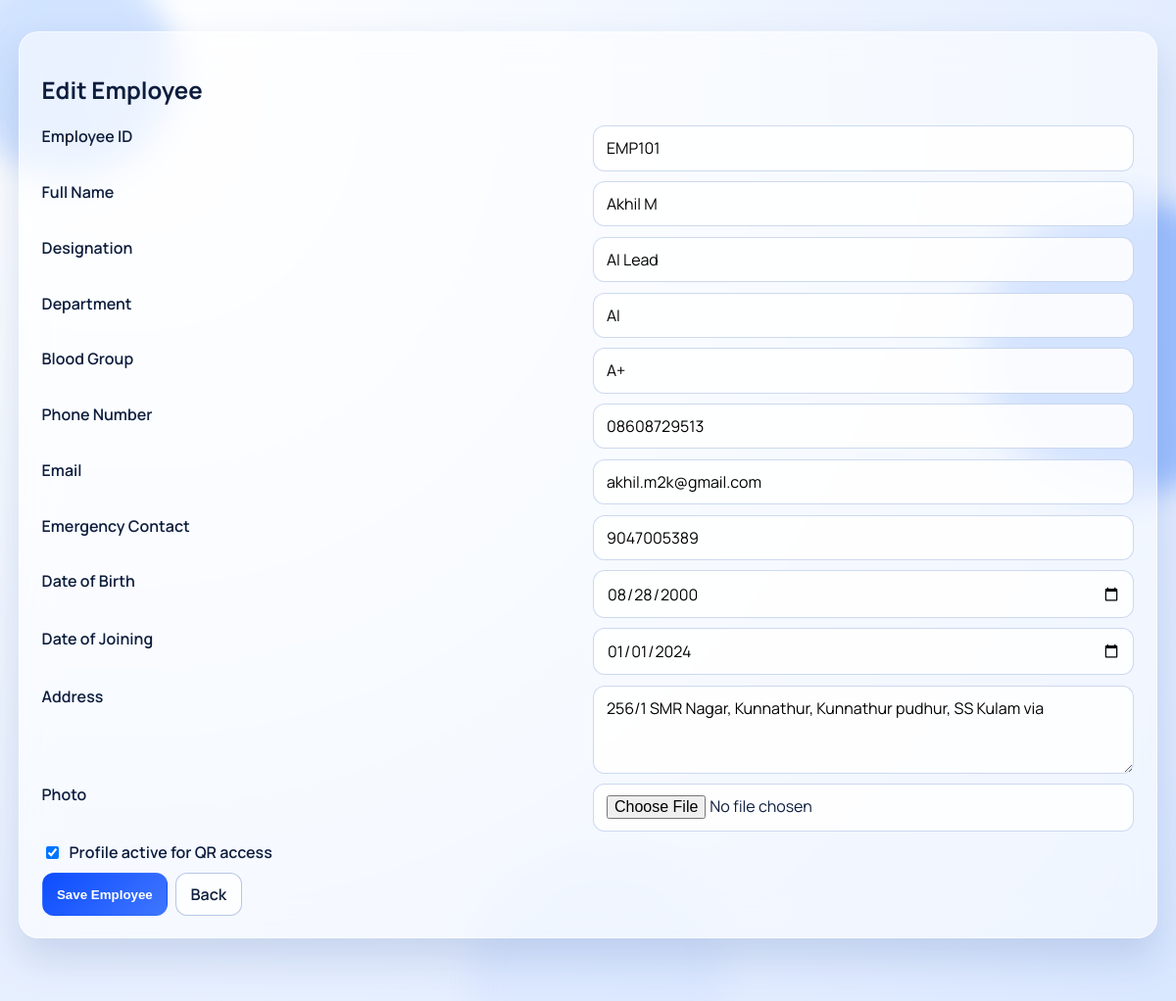
The page /admin/employees/1/edit (signed in) on the database its author committed.
### app/models.py (models this page shows)
class Employee(db.Model):
    __tablename__ = "employees"
    id = db.Column(db.Integer, primary_key=True)
    public_id = db.Column(db.String(36), unique=True, nullable=False, default=lambda: str(uuid.uuid4()))
    employee_code = db.Column(db.String(50), unique=True, nullable=False)
    full_name = db.Column(db.String(120), nullable=False)
    designation = db.Column(db.String(120), nullable=False)
    department = db.Column(db.String(120), nullable=True)
    blood_group = db.Column(db.String(8), nullable=True)
    address = db.Column(db.Text, nullable=True)
    phone_number = db.Column(db.String(30), nullable=True)
    email = db.Column(db.String(255), nullable=True)
    emergency_contact = db.Column(db.String(120), nullable=True)
    date_of_birth = db.Column(db.Date, nullable=True)
    date_of_joining = db.Column(db.Date, nullable=True)
    photo_path = db.Column(db.String(255), nullable=True)
    qr_code_path = db.Column(db.String(255), nullable=True)
    is_active = db.Column(db.Boolean, default=True, nullable=False)
    created_at = db.Column(db.DateTime, default=datetime.utcnow, nullable=False)
    updated_at = db.Column(db.DateTime, default=datetime.utcnow, onupdate=datetime.utcnow, nullable=False)

### app/admin/routes.py (the view, shortened to what this page needs)
@admin_bp.route("/employees/<int:employee_id>/edit", methods=["GET", "POST"])
@login_required
def edit_employee(employee_id: int):
    employee = Employee.query.get_or_404(employee_id)
    form = EmployeeForm(obj=employee)
    return render_template("admin/employee_form.html", form=form, mode="edit", employee=employee)

### app/forms.py
class EmployeeForm(FlaskForm):
    employee_code = StringField("Employee ID", validators=[DataRequired(), Length(max=50)])
    full_name = StringField("Full Name", validators=[DataRequired(), Length(max=120)])
    designation = StringField("Designation", validators=[DataRequired(), Length(max=120)])
    department = StringField("Department", validators=[Optional(), Length(max=120)])
    blood_group = StringField("Blood Group", validators=[Optional(), Length(max=8)])
    address = TextAreaField("Address", validators=[Optional(), Length(max=1000)])
    phone_number = StringField("Phone Number", validators=[Optional(), Length(max=30)])
    email = EmailField("Email", validators=[Optional(), Email(), Length(max=255)])
    emergency_contact = StringField("Emergency Contact", validators=[Optional(), Length(max=120)])
    date_of_birth = DateField("Date of Birth", validators=[Optional()], format="%Y-%m-%d")
    date_of_joining = DateField("Date of Joining", validators=[Optional()], format="%Y-%m-%d")
    is_active = BooleanField("Active", default=True)
    submit = SubmitField("Save Employee")

### app/templates/admin/employee_form.html (shortened to what this page needs)
{% extends "base.html" %}
{% block content %}
<section class="glass-card reveal">
    <h1>{{ 'Edit Employee' if mode == 'edit' else 'Create Employee' }}</h1>
    <form method="post" enctype="multipart/form-data" class="form-grid two-col">
        <label>Employee ID</label>
        {{ form.employee_code(class_="input") }}
        <label>Full Name</label>
        {{ form.full_name(class_="input") }}
        <label>Designation</label>
        {{ form.designation(class_="input") }}
        <label>Department</label>
        {{ form.department(class_="input") }}
        <label>Blood Group</label>
        {{ form.blood_group(class_="input") }}
        <label>Phone Number</label>
        {{ form.phone_number(class_="input") }}
        <label>Email</label>
        {{ form.email(class_="input") }}
        <label>Emergency Contact</label>
        {{ form.emergency_contact(class_="input") }}
        <label>Date of Birth</label>
        {{ form.date_of_birth(class_="input") }}
        <label>Date of Joining</label>
        {{ form.date_of_joining(class_="input") }}
        <label>Address</label>
        {{ form.address(class_="input textarea") }}
        <label>Photo</label>
        <input class="input" type="file" name="photo" accept="image/*">
        <label class="checkbox">
            {{ form.is_active() }}
            <span>Profile active for QR access</span>
        </label>
        <div class="full-row form-actions">
            {{ form.submit(class_="btn btn-primary") }}
            <a href="{{ url_for('admin.dashboard') }}" class="btn">Back</a>
        </div>
    </form>
</section>
{% endblock %}

### app/templates/base.html (shortened to what this page needs)
<!doctype html>
<html lang="en">
<head>
    <link rel="stylesheet" href="{{ url_for('static', filename='css/style.css') }}">
</head>
<body class="{% block body_class %}{% endblock %}">
    <div class="orb orb-a"></div>
    <div class="orb orb-b"></div>
    <div class="orb orb-c"></div>
    <main class="page-shell">
        {% block content %}{% endblock %}
    </main>
</body>
</html>

### app/static/css/style.css (style rules this page uses)
:root { --bg-1: #f5f9ff; --bg-2: #e9f1ff; --bg-3: #d9e7ff; --primary: #0d4dff; --primary-2: #3f76ff; --text: #0d1d3d; --muted: #4a5f89; --glass: rgba(255, 255, 255, 0.55); --glass-stroke: rgba(255, 255, 255, 0.6); --danger: #d33f49; }
* { box-sizing: border-box; }
html { -webkit-text-size-adjust: 100%; }
body { margin: 0; min-height: 100vh; font-family: "Manrope", sans-serif; color: var(--text); background: radial-gradient(circle at 10% 10%, #ffffff 0%, var(--bg-1) 30%, var(--bg-2) 60%, var(--bg-3) 100%); overflow-x: hidden; }
.page-shell { max-width: 1200px; margin: 0 auto; padding: 2rem 1.2rem 4rem; position: relative; z-index: 2; }
.orb { position: fixed; border-radius: 50%; filter: blur(14px); z-index: 1; opacity: 0.45; animation: float 14s ease-in-out infinite alternate; }
.orb-a { width: 220px; height: 220px; background: #9cc3ff; top: -40px; left: -40px; }
.orb-b { width: 300px; height: 300px; background: #4f8dff; right: -100px; top: 20%; animation-delay: 2s; }
.orb-c { width: 260px; height: 260px; background: #d3e2ff; bottom: -110px; left: 40%; animation-delay: 4s; }
.glass-card, .auth-card, .admin-topbar, .id-card, .qr-panel { background: var(--glass); border: 1px solid var(--glass-stroke); backdrop-filter: blur(16px); -webkit-backdrop-filter: blur(16px); border-radius: 20px; box-shadow: 0 20px 40px rgba(40, 78, 153, 0.18); }
.auth-card, .glass-card { padding: 1.4rem; }
.form-grid { display: grid; gap: 0.65rem; margin-top: 0.8rem; }
.form-grid.two-col { grid-template-columns: 1fr 1fr; }
.full-row { grid-column: 1 / -1; }
label { font-weight: 600; }
.input { width: 100%; border: 1px solid rgba(30, 84, 185, 0.22); background: rgba(255, 255, 255, 0.85); padding: 0.7rem 0.8rem; border-radius: 12px; font: inherit; min-height: 44px; }
.textarea { min-height: 90px; }
.checkbox { display: flex; gap: 0.5rem; align-items: center; }
.btn { border: 1px solid rgba(18, 72, 170, 0.3); background: rgba(255, 255, 255, 0.75); color: var(--text); text-decoration: none; padding: 0.6rem 0.9rem; border-radius: 12px; font-weight: 600; cursor: pointer; display: inline-flex; align-items: center; justify-content: center; min-height: 42px; }
.btn-primary { color: #fff; border-color: transparent; background: linear-gradient(135deg, var(--primary), var(--primary-2)); }
.topbar-actions, .action-group, .form-actions { display: flex; gap: 0.5rem; flex-wrap: wrap; }
.reveal { opacity: 0; transform: translateY(10px); animation: reveal 480ms ease forwards; }

### rows shown on the page
Employee: employee_code "EMP101", full_name "Akhil M", designation "AI Lead", department "AI", blood_group "A+", phone_number "08608729513", email "akhil.m2k@gmail.com", emergency_contact "9047005389", date_of_birth "08/28/2000", date_of_joining "01/01/2024", address "256/1 SMR Nagar, Kunnathur, Kunnathur pudhur, SS Kulam via", is_active "☑"

### other values the page prints
{{ 'Edit Employee' if mode == 'edit' else 'Create Employee' }} "Edit Employee"
